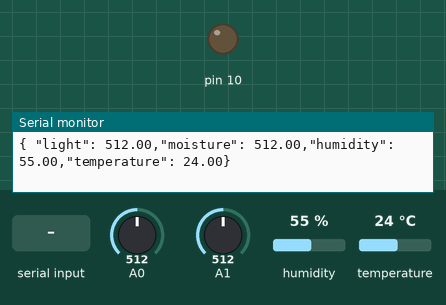
Bench run of a sketch on a simulated Arduino Uno, built with avr-gcc and run on an emulated ATmega328P. On the bench: output pins drawn as LEDs (lit = HIGH), the last lines printed to the serial monitor. Inputs (shaded band) come from the test bench; at power-on: A0 = 512, A1 = 512, humidity 55 %, temperature 24 °C.

Above: at 1.2 s.
1.3 s: "1" received over Serial
At 2.0 s:
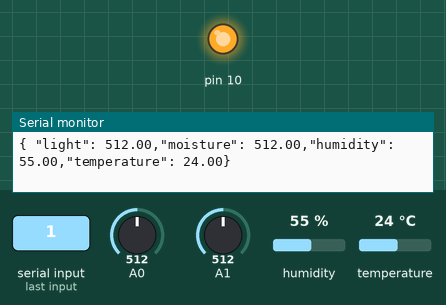
2.8 s: A0 set to 110
8.8 s: A0 set to 90
14.8 s: "0" received over Serial
At 15.3 s:
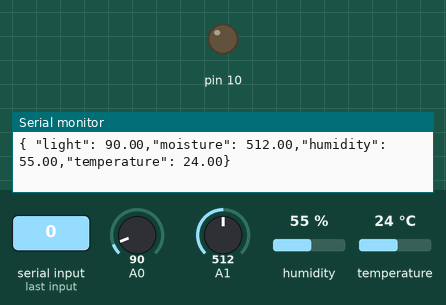
16.3 s: A1 set to 110
22.3 s: A1 set to 94
Timing chart, 0 to 25.3 s (numbered marks = the images above; inputs shaded):
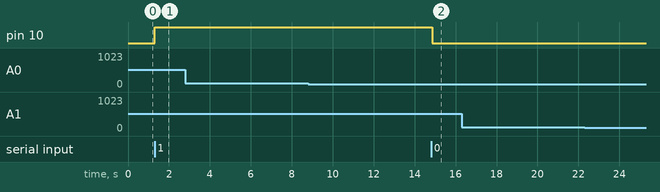

Measured:
- after the input at 1.3 s, pin 10: LOW → HIGH at once
- after the input at 14.8 s, pin 10: HIGH → LOW after 0.07 s

The sketch:

sketch_jan18b_-_Copy.ino
```cpp
#include <DHT.h>
#include <DHT_U.h>

/* Grove - Light Sensor demo v1.0
*
* Signal wire to A0.
* By: http://www.seeedstudio.com
*/
#include <math.h>

#define LIGHT_SENSOR A5//Grove - Light Sensor is connected to A0 of Arduino
          //Connect the LED Grove module to Pin12, Digital 12
        //The treshold for which the LED should turn on. Setting it lower will make it go on at more light, higher for more darkness
float Rsensor; //Resistance of sensor in K
#define DHTPIN 4
#define DHTTYPE DHT22
DHT dht(DHTPIN,DHTTYPE);
void setup()
{
    Serial.begin(9600);
    pinMode(10, OUTPUT);
    dht.begin();//Start the Serial connection
           //Set the LED on Digital 12 as an OUTPUT
}
void loop()
{
  String li = "{ \"light\": ";
  String mo = "\"moisture\": ";
  String te = "\"temperature\": ";
  String hu = "\"humidity\": ";
  float light = analogRead(0);
  float most = analogRead(1);
  float h = dht.readHumidity();
  float t = dht.readTemperature();
  float f = dht.readTemperature(true);
  String main = li + light + "," + mo + most + "," + hu + h + "," + te + t + "}";

  Serial.println(main);
  if (Serial.available()){
    char in = Serial.read();
    if (in == '1'){
      digitalWrite(10, HIGH);
    }
    else {
      digitalWrite(10, LOW);
    }
    //digitalWrite(10, HIGH);
    //String test = Serial.readStringUntil('g');
  }

}
```
